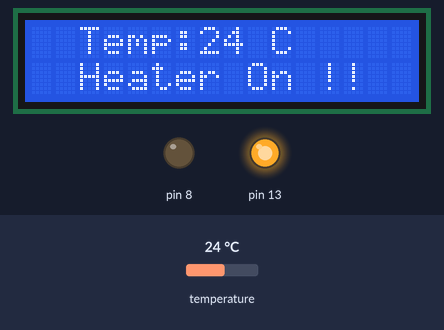
The sketch below on a simulated Arduino Uno, built with avr-gcc and run on an emulated ATmega328P. On the bench: 16×2 character LCD, output pins drawn as LEDs (lit = HIGH). The test bench sets the inputs (shaded band); at power-on: temperature 24 °C. What the sketch prints to the serial monitor is not drawn.

Above: at 1.2 s.
1.3 s: temperature set to 35.5 °C
At 3.1 s:
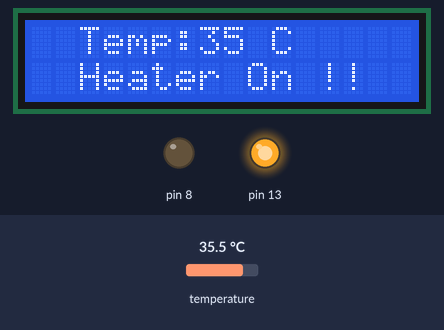
3.4 s: temperature set to 36.7 °C
At 4.4 s:
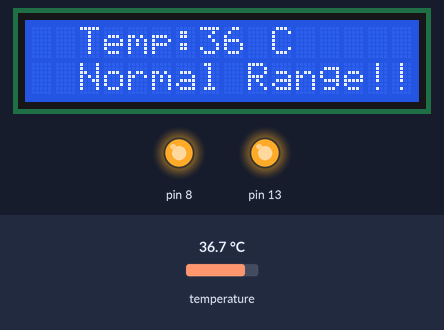
5.2 s: temperature set to 12 °C
At 6.6 s:
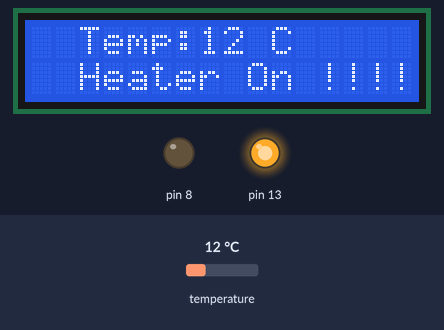
7.0 s: temperature set to 41 °C
At 7.7 s:
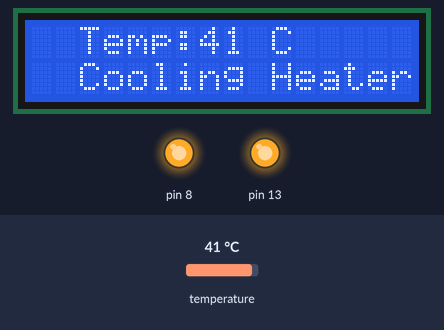
8.8 s: temperature set to 19 °C
At 9.9 s:
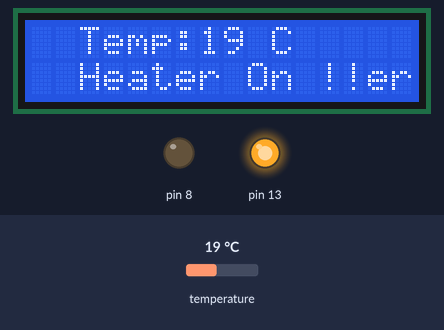
Timing chart, 0 to 11.6 s (numbered marks = the images above; inputs shaded):
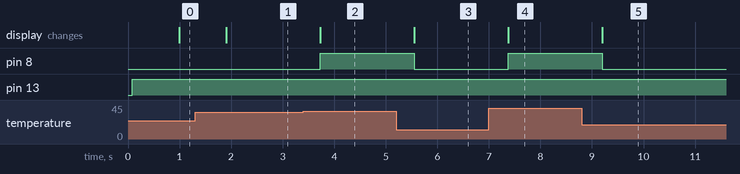

Measured:
- the behaviour switches between 35.9 and 36 °C on temperature (found by bisection; images 1 and 2)
- after the input at 1.3 s, the display: changes after 0.60 s (image 1)
- after the input at 3.4 s, pin 8: LOW → HIGH after 0.33 s; the display: changes after 0.33 s (image 2)
- after the input at 5.2 s, pin 8: HIGH → LOW after 0.35 s; the display: changes after 0.35 s (image 3)
- after the input at 7.0 s, pin 8: LOW → HIGH after 0.37 s; the display: changes after 0.37 s (image 4)
- after the input at 8.8 s, pin 8: HIGH → LOW after 0.40 s; the display: changes after 0.40 s (image 5)

The sketch:

dhrubo.ino
```cpp
#include <LiquidCrystal_I2C.h>
#include <OneWire.h>
#include <DallasTemperature.h>
LiquidCrystal_I2C lcd(0x27,16,2);


#define ONE_WIRE_BUS 4

// Setup a oneWire instance to communicate with any OneWire devices
OneWire oneWire(ONE_WIRE_BUS);

// Pass our oneWire reference to Dallas Temperature sensor
DallasTemperature sensors(&oneWire);
void setup() {
  Serial.begin(9600);
  lcd.init();
  lcd.clear();
  lcd.backlight();      // Make sure backlight is on
  pinMode(8,OUTPUT);
  // Print a message on both lines of the LCD.
 sensors.begin();
 pinMode(13,OUTPUT);

}

void loop() {
  digitalWrite(13,HIGH);
   sensors.requestTemperatures();

  Serial.print("Celsius temperature: ");
  // Why "byIndex"? You can have more than one IC on the same bus. 0 refers to the first IC on the wire
  Serial.print(sensors.getTempCByIndex(0));
  Serial.print(" - Fahrenheit temperature: ");
  Serial.println(sensors.getTempFByIndex(0));
  int T = sensors.getTempCByIndex(0);
  delay(100);

   lcd.setCursor(2,0);   //Set cursor to character 2 on line 0
  lcd.print("Temp:");
  lcd.print(T);
  lcd.print(" C");
  if(T<36){
    lcd.setCursor(2,1);   //Move cursor to character 2 on line 1
    lcd.print("Heater On !!");
    digitalWrite(8,LOW);
  } else if(T>40){
    lcd.setCursor(2,1);   //Move cursor to character 2 on line 1
    lcd.print("Cooling Heater");
    digitalWrite(8,HIGH);
  }else{
    lcd.setCursor(2,1);   //Move cursor to character 2 on line 1
    lcd.print("Normal Range!!");
    digitalWrite(8,HIGH);
  }


}
```
